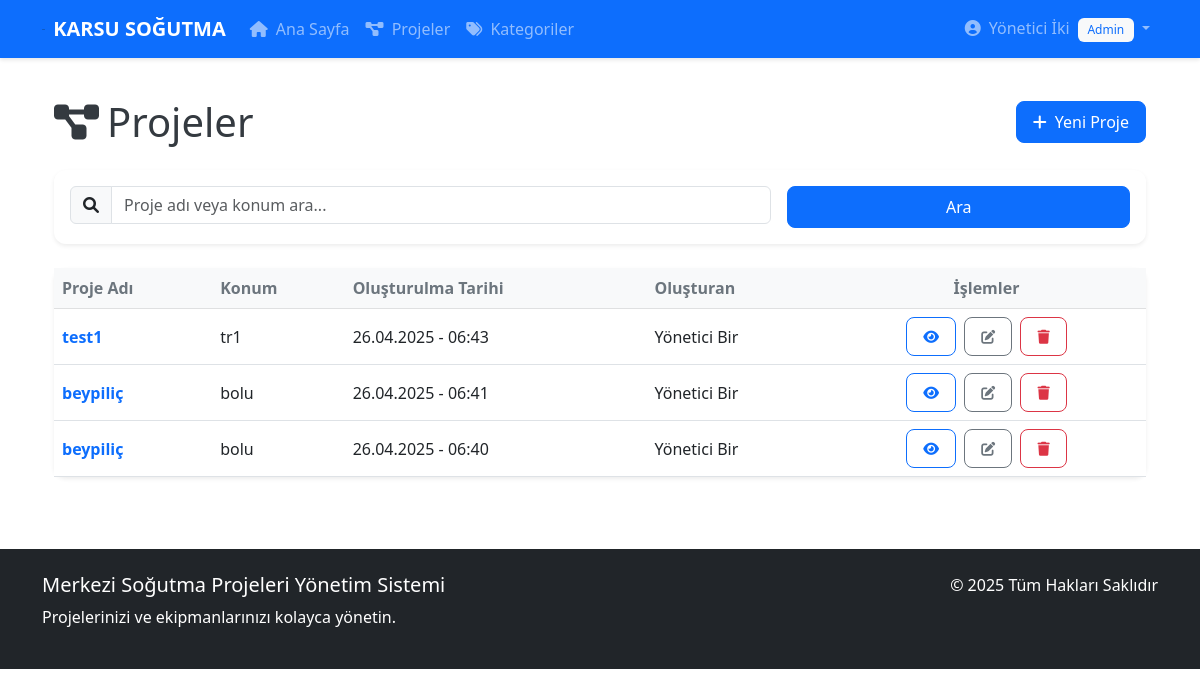
/projects/ (signed in), run on the app's committed database.
### models/user.py (models this page shows, shortened)
class User(UserMixin, db.Model):
    __tablename__ = 'users'
    id = db.Column(db.Integer, primary_key=True)
    username = db.Column(db.String(64), unique=True, index=True)
    email = db.Column(db.String(120), unique=True, index=True)
    full_name = db.Column(db.String(120))
    password_hash = db.Column(db.String(128))
    role = db.Column(db.String(20), default='user')  # 'admin' veya 'user'
    created_at = db.Column(db.DateTime, default=datetime.utcnow)
    projects = db.relationship('Project', backref='creator', lazy='dynamic')
    equipment = db.relationship('Equipment', backref='creator', lazy='dynamic')
    comments = db.relationship('Comment', backref='author', lazy='dynamic')
    activities = db.relationship('Activity', backref='user', lazy='dynamic')
    def is_admin(self):
        return self.role == 'admin'

### models/project.py (models this page shows, shortened)
class Project(db.Model):
    __tablename__ = 'projects'
    id = db.Column(db.Integer, primary_key=True)
    name = db.Column(db.String(100), nullable=False)
    location = db.Column(db.String(200))
    description = db.Column(db.Text)
    notes = db.Column(db.Text)
    created_at = db.Column(db.DateTime, default=datetime.utcnow)
    created_by_id = db.Column(db.Integer, db.ForeignKey('users.id'))
    equipment = db.relationship('Equipment', backref='project', lazy='dynamic', cascade='all, delete-orphan')
    comments = db.relationship('Comment', backref='project', lazy='dynamic', cascade='all, delete-orphan')
    activities = db.relationship('Activity', backref='project', lazy='dynamic', cascade='all, delete-orphan')

### routes/projects.py (the view)
@bp.route('/')
@login_required
def list():
    page = request.args.get('page', 1, type=int)
    search = request.args.get('search', '')
    query = Project.query
    if search:
        query = query.filter(Project.name.contains(search) |
                              Project.location.contains(search))
    projects = query.order_by(Project.created_at.desc()).paginate(
        page=page, per_page=10, error_out=False)
    return render_template('projects/list.html',
                           title='Projeler',
                           projects=projects,
                           search=search)

### models/user.py (called while the page is built)
@login_manager.user_loader
def load_user(user_id):
    return User.query.get(int(user_id))

### templates/projects/list.html (shortened to what this page needs)
{% extends 'base.html' %}
{% block content %}
<div class="container">
    <div class="d-flex justify-content-between align-items-center mb-4">
        <h1 class="mb-0"><i class="fas fa-project-diagram me-2"></i>Projeler</h1>
        <a href="{{ url_for('projects.create') }}" class="btn btn-primary">
            <i class="fas fa-plus me-2"></i>Yeni Proje
        </a>
    </div>
    <div class="card mb-4 shadow-sm" data-aos="fade-up">
        <div class="card-body">
            <form method="GET" action="{{ url_for('projects.list') }}" class="row g-3">
                <div class="col-md-8">
                    <div class="input-group">
                        <span class="input-group-text"><i class="fas fa-search"></i></span>
                        <input type="text" class="form-control" name="search" placeholder="Proje adı veya konum ara..." value="{{ search }}">
                    </div>
                </div>
                <div class="col-md-4">
                    <button type="submit" class="btn btn-primary w-100">Ara</button>
                </div>
            </form>
        </div>
    </div>
    <div class="card shadow-sm" data-aos="fade-up" data-aos-delay="100">
        <div class="card-body p-0">
            <div class="table-responsive">
                <table class="table table-hover mb-0">
                    <thead class="table-light">
                        <tr>
                            <th>Proje Adı</th>
                            <th>Konum</th>
                            <th>Oluşturulma Tarihi</th>
                            <th>Oluşturan</th>
                            <th class="text-center">İşlemler</th>
                        </tr>
                    </thead>
                    <tbody>
                        {% for project in projects.items %}
                        <tr>
                            <td>
                                <a href="{{ url_for('projects.detail', id=project.id) }}" class="text-decoration-none fw-bold text-primary">
                                    {{ project.name }}
                                </a>
                            </td>
                            <td>{{ project.location }}</td>
                            <td>{{ project.created_at.strftime('%d.%m.%Y - %H:%M') }}</td>
                            <td>{{ project.creator.full_name }}</td>
                            <td class="text-center">
                                <a href="{{ url_for('projects.detail', id=project.id) }}" class="btn btn-sm btn-outline-primary me-1">
                                    <i class="fas fa-eye"></i>
                                </a>
                                {% if current_user.is_admin() or project.created_by_id == current_user.id %}
                                <a href="{{ url_for('projects.edit', id=project.id) }}" class="btn btn-sm btn-outline-secondary me-1">
                                    <i class="fas fa-edit"></i>
                                </a>
                                {% endif %}
                                {% if current_user.is_admin() %}
                                <button type="button" class="btn btn-sm btn-outline-danger"
                                        data-bs-toggle="modal"
                                        data-bs-target="#deleteModal{{ project.id }}">
                                    <i class="fas fa-trash"></i>
                                </button>
                                {% endif %}
                            </td>
                        </tr>
                        {% endfor %}
                    </tbody>
                </table>
            </div>
        </div>
    </div>
</div>
{% endblock %}

### templates/base.html (shortened to what this page needs)
<!DOCTYPE html>
<html lang="tr">
<head>
    <link href="https://cdn.jsdelivr.net/npm/bootstrap@5.3.0-alpha1/dist/css/bootstrap.min.css" rel="stylesheet">
    <link rel="stylesheet" href="https://cdnjs.cloudflare.com/ajax/libs/font-awesome/6.0.0/css/all.min.css">
    <link href="https://unpkg.com/aos@2.3.1/dist/aos.css" rel="stylesheet">
    <link rel="stylesheet" href="{{ url_for('static', filename='css/style.css') }}">
</head>
<body>
<nav class="navbar navbar-expand-lg navbar-dark bg-primary">
    <div class="container">
        <a class="navbar-brand d-flex align-items-center" href="{{ url_for('index') }}">
            <img src="{{ url_for('static', filename='images/logo.png') }}" alt="Logo" height="1" class="me-2">
            <span>KARSU SOĞUTMA </span>
        </a>
        <div class="collapse navbar-collapse" id="navbarNav">
            <ul class="navbar-nav me-auto">
                {% if current_user.is_authenticated %}
                <li class="nav-item">
                    <a class="nav-link" href="{{ url_for('index') }}">
                        <i class="fas fa-home me-1"></i> Ana Sayfa
                    </a>
                </li>
                <li class="nav-item">
                    <a class="nav-link" href="{{ url_for('projects.list') }}">
                        <i class="fas fa-project-diagram me-1"></i> Projeler
                    </a>
                </li>
                {% if current_user.is_authenticated and current_user.is_admin %}
                <li class="nav-item">
                    <a class="nav-link" href="{{ url_for('categories.list') }}">
                        <i class="fas fa-tags me-1"></i> Kategoriler
                    </a>
                </li>
                {% endif %}
                {% endif %}
            </ul>
            <ul class="navbar-nav">
                {% if current_user.is_authenticated %}
                <li class="nav-item dropdown">
                    <a class="nav-link dropdown-toggle" href="#" id="userDropdown" role="button" data-bs-toggle="dropdown">
                        <i class="fas fa-user-circle me-1"></i> {{ current_user.full_name }}
                        {% if current_user.is_admin() %}
                        <span class="badge bg-light text-primary ms-1">Admin</span>
                        {% endif %}
                    </a>
                </li>
                {% else %}
                <li class="nav-item">
                    <a class="nav-link" href="{{ url_for('auth.login') }}">
                        <i class="fas fa-sign-in-alt me-1"></i> Giriş Yap
                    </a>
                </li>
                {% endif %}
            </ul>
        </div>
    </div>
</nav>
    <main class="container py-4">
        {% block content %}{% endblock %}
    </main>
    <footer class="bg-dark text-white py-4 mt-5">
        <div class="container">
            <div class="row">
                <div class="col-md-6">
                    <h5>Merkezi Soğutma Projeleri Yönetim Sistemi</h5>
                    <p>Projelerinizi ve ekipmanlarınızı kolayca yönetin.</p>
                </div>
                <div class="col-md-6 text-md-end">
                    <p>&copy; 2025 Tüm Hakları Saklıdır</p>
                </div>
            </div>
        </div>
    </footer>
</body>
</html>

### static/css/style.css (style rules this page uses)
:root { --primary-color: #0d6efd; --secondary-color: #6c757d; --light-bg: #f8f9fa; --dark-text: #343a40; --border-radius: 12px; }
body { font-family: 'Segoe UI', Tahoma, Geneva, Verdana, sans-serif; color: var(--dark-text); }
.card { border-radius: var(--border-radius); border: none; box-shadow: 0 0.125rem 0.25rem rgba(0, 0, 0, 0.075); transition: all 0.3s ease; }
.btn { border-radius: 0.5rem; padding: 0.5rem 1rem; transition: all 0.3s ease; }
.btn-primary { background-color: var(--primary-color); border-color: var(--primary-color); }
.navbar { box-shadow: 0 2px 4px rgba(0, 0, 0, 0.1); }
.navbar-brand { font-weight: 600; }
.badge { padding: 0.5em 0.8em; font-weight: 500; }
.table { vertical-align: middle; }
.table th { font-weight: 600; color: var(--secondary-color); }

### data on the page
User: full_name "Yönetici İki"
Project: name "test1", location "tr1", created_at "26.04.2025 - 06:43", creator.full_name "Yönetici Bir"
Project: name "beypiliç", location "bolu", created_at "26.04.2025 - 06:41", creator.full_name "Yönetici Bir"
Project: name "beypiliç", location "bolu", created_at "26.04.2025 - 06:40", creator.full_name "Yönetici Bir"
